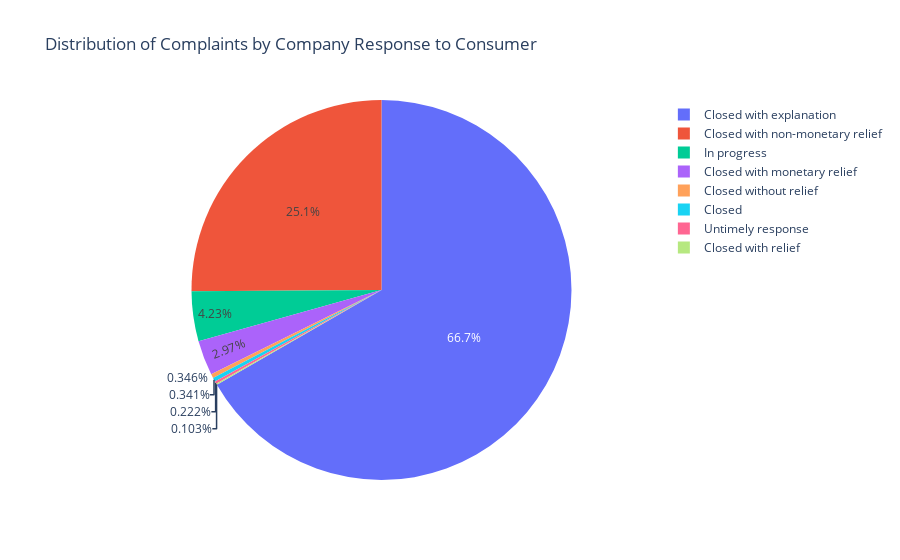

The notebook cell saved with this chart:
### Markdown cell above
# Insight 9: Distribution of Complaints by Company Response to Consumer

### Code cell
response_distribution = df1['Company response to consumer'].value_counts().reset_index()
response_distribution.columns = ['Company Response', 'Number of Complaints']
fig = px.pie(response_distribution, values='Number of Complaints', names='Company Response', title='Distribution of Complaints by Company Response to Consumer')
fig.update_layout(title='Distribution of Complaints by Company Response to Consumer')

### Figure 1 — Plotly figure (JSON) as saved in the notebook; plotly's stock layout.template omitted (floating-point values rounded to 4 significant figures)
{"data": [{"domain": {"x": [0, 1], "y": [0, 1]}, "hovertemplate": "Company Response=%{label}<br>Number of Complaints=%{value}<extra></extra>", "labels": ["Closed with explanation", "Closed with non-monetary relief", "In progress", "Closed with monetary relief", "Closed without relief", "Closed", "Untimely response", "Closed with relief"], "legendgroup": "", "name": "", "showlegend": true, "type": "pie", "values": [3445835, 1297585, 218783, 153316, 17868, 17611, 11480, 5304]}], "layout": {"legend": {"tracegroupgap": 0}, "title": {"text": "Distribution of Complaints by Company Response to Consumer"}}}
